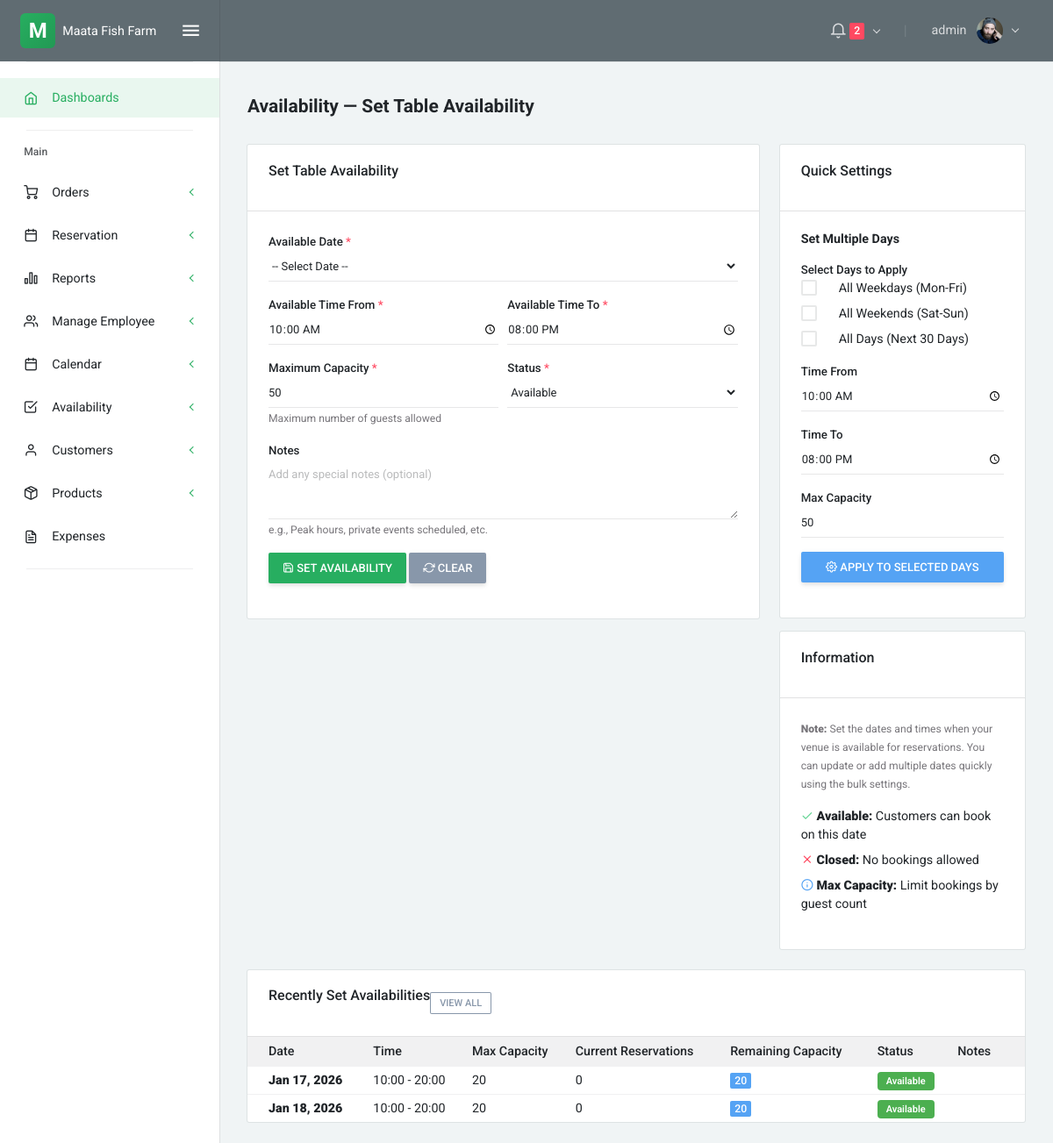
The app's page /availability_set.php (signed in), older data.
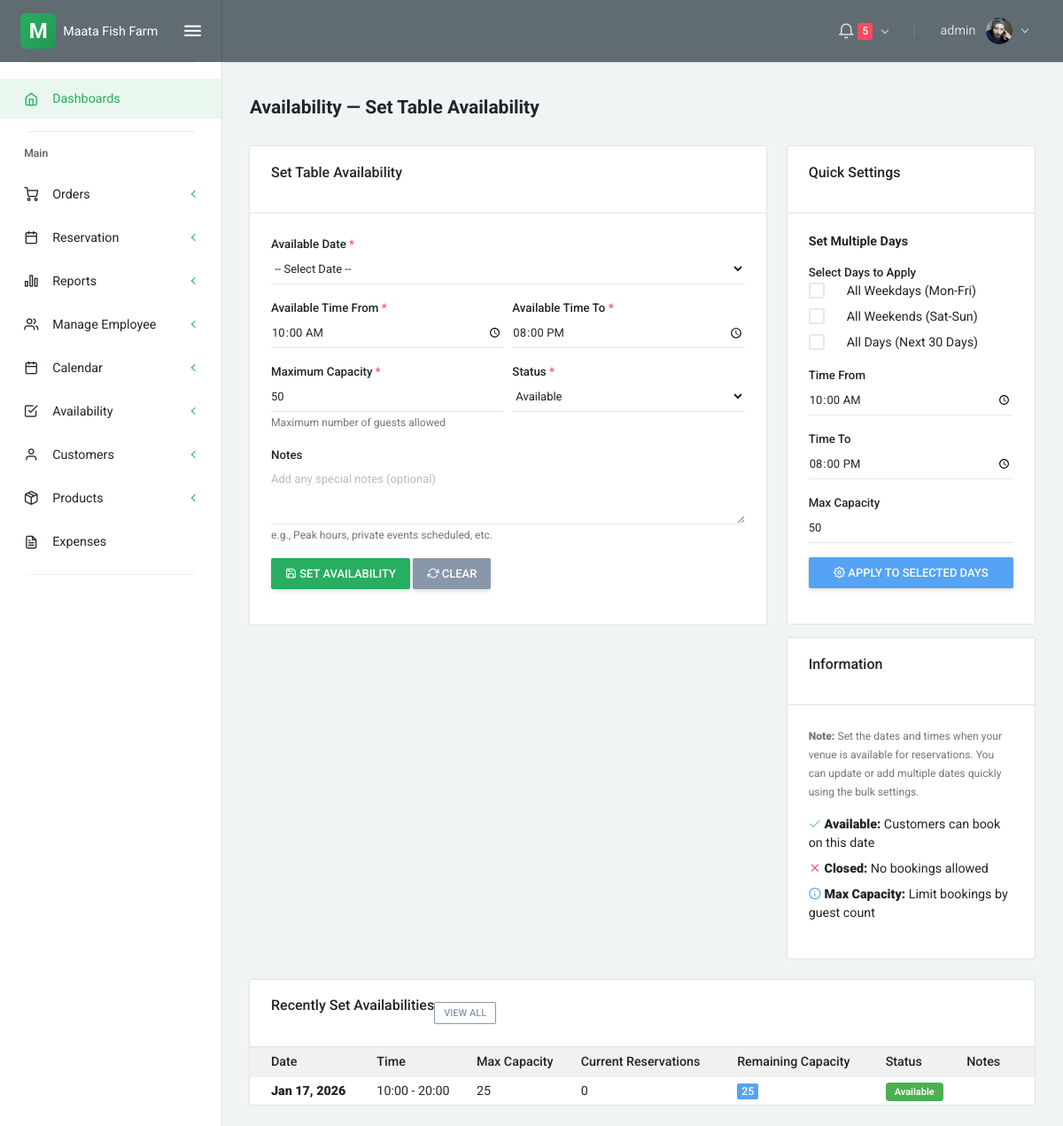
The same page, newer data.
### tables this page shows
CREATE TABLE `availability` (
  `id` int(11) NOT NULL,
  `available_date` date NOT NULL,
  `available_time_start` time NOT NULL,
  `available_time_end` time NOT NULL,
  `max_capacity` int(11) DEFAULT 50,
  `current_reservations` int(11) DEFAULT 0,
  `is_available` tinyint(1) DEFAULT 1,
  `notes` text DEFAULT NULL,
  `created_at` timestamp NOT NULL DEFAULT current_timestamp(),
  `updated_at` timestamp NOT NULL DEFAULT current_timestamp() ON UPDATE current_timestamp()
);

### availability_set.php (the view, shortened to what the changed rows need)
<?php include 'partials/head.php'; ?>
<?php include 'partials/navbar.php'; ?>
<div class="layout-content">
    <div class="container-fluid flex-grow-1 container-p-y">
        <?php
        require __DIR__ . '/config/db.php';
        ?>
        <div class="row mt-4">
            <div class="col-lg-12">
                <div class="card">
                    <div class="table-responsive">
                        <table class="table table-sm mb-0">
                            <thead class="bg-light">
                                <tr>
                                    <th>Date</th>
                                    <th>Time</th>
                                    <th>Max Capacity</th>
                                    <th>Current Reservations</th>
                                    <th>Remaining Capacity</th>
                                    <th>Status</th>
                                    <th>Notes</th>
                                </tr>
                            </thead>
                            <tbody>
                                <?php
                                $recent = [];
                                $recent_stmt = $conn->prepare('SELECT id, available_date, available_time_start, available_time_end, max_capacity, current_reservations, is_available, notes FROM availability WHERE available_date >= CURDATE() ORDER BY available_date ASC LIMIT 10');
                                if ($recent_stmt) {
                                    $recent_stmt->execute();
                                    $recent_res = $recent_stmt->get_result();
                                    while ($row = $recent_res->fetch_assoc()) {
                                        $recent[] = $row;
                                    }
                                }
                                if (empty($recent)) {
                                    echo '<tr><td colspan="7" class="text-center text-muted py-4">No availabilities set yet. <a href="#availabilityForm">Set one now</a></td></tr>';
                                } else {
                                    foreach ($recent as $avail):
                                        $remaining = $avail['max_capacity'] - $avail['current_reservations'];
                                        $status_text = $avail['is_available'] ? 'Available' : 'Closed';
                                        $status_color = $avail['is_available'] ? '#4caf50' : '#f44336';
                                ?>
                                <tr>
                                    <td><strong><?php echo date('M d, Y', strtotime($avail['available_date'])); ?></strong></td>
                                    <td><?php echo date('H:i', strtotime($avail['available_time_start'])); ?> - <?php echo date('H:i', strtotime($avail['available_time_end'])); ?></td>
                                    <td><?php echo $avail['max_capacity']; ?></td>
                                    <td><?php echo $avail['current_reservations']; ?></td>
                                    <td>
                                        <span class="badge badge-info"><?php echo max(0, $remaining); ?></span>
                                    </td>
                                    <td>
                                        <span style="background-color: <?php echo $status_color; ?>; color: white; padding: 4px 10px; border-radius: 4px; font-size: 11px; font-weight: 600;">
                                            <?php echo $status_text; ?>
                                        </span>
                                    </td>
                                    <td><small><?php echo htmlspecialchars($avail['notes'] ?? '-'); ?></small></td>
                                </tr>
                                <?php
                                    endforeach;
                                }
                                ?>
                            </tbody>
                        </table>
                    </div>
                </div>
            </div>
        </div>
    </div>
</div>
<?php include 'partials/footer.php'; ?>

### partials/navbar.php (shortened to what the changed rows need)
<?php
require_once __DIR__ . '/../config/db.php';
$pending_count = 0;
$status = 'pending';
$pc_stmt = $conn->prepare('SELECT COUNT(*) as cnt FROM reservations WHERE status = ?');
if ($pc_stmt) {
    $pc_stmt->bind_param('s', $status);
    $pc_stmt->execute();
    $pc_res = $pc_stmt->get_result();
    $pending_count = (int)($pc_res->fetch_assoc()['cnt'] ?? 0);
}
?>
<div class="layout-container">
    <nav class="layout-navbar navbar navbar-expand-lg align-items-lg-center bg-dark container-p-x" id="layout-navbar">
        <div class="navbar-collapse collapse" id="layout-navbar-collapse">
            <div class="navbar-nav align-items-lg-center ml-auto">
                <div class="demo-navbar-notifications nav-item dropdown mr-lg-3">
                    <a class="nav-link dropdown-toggle" href="javascript:void(0);" data-toggle="dropdown" aria-haspopup="true" aria-expanded="false" style="cursor: pointer; pointer-events: auto;">
                        <i class="feather icon-bell navbar-icon align-middle"></i>
                        <?php if ($pending_count > 0): ?>
                        <span class="badge badge-danger"><?php echo $pending_count; ?></span>
                        <?php endif; ?>
                    </a>
                </div>
            </div>
        </div>
    </nav>

Row changes from the older to the newer data that the page shows:
removed availability: available_date "Jan 18, 2026", available_time_start "10:00", available_time_end "20:00", max_capacity "20", current_reservations "0", is_available "Available"
changed availability "Available": max_capacity "20" → "25"
Text that changed along with them:
$pending_count: "2" → "5"
